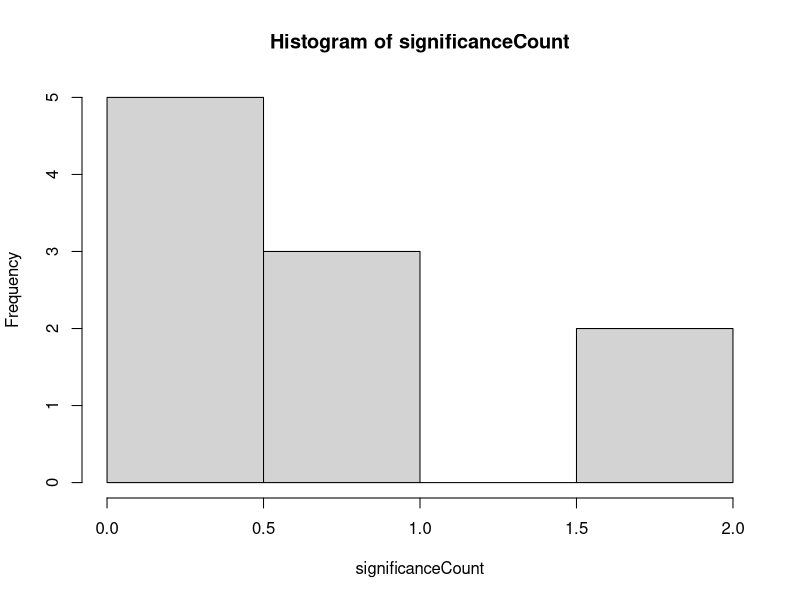
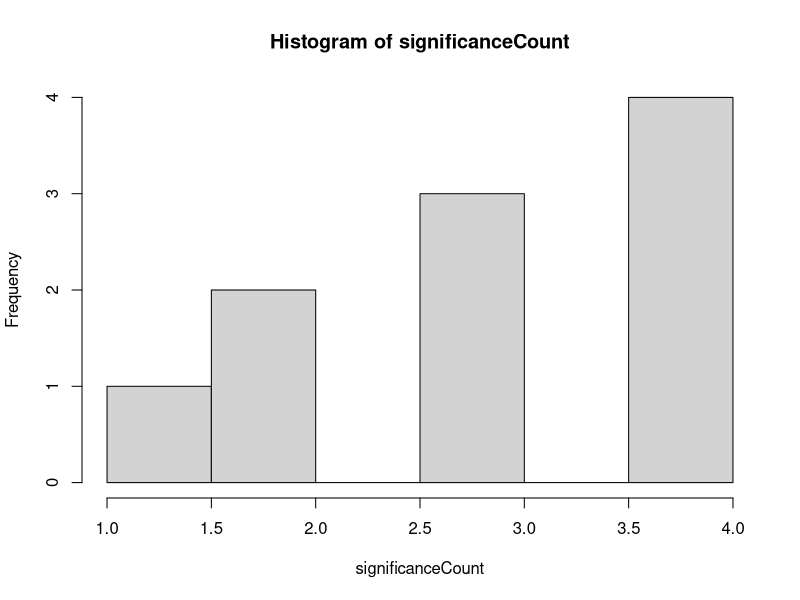

Recreate these plots in R, in order. (Note: this script raises an error after producing the figures.)
#####################################

rm(list=ls())
library(lavaan)
library(car)
N = 2000
  
#####################################

# ANOVA

niter = 10

aovsim = function(niter=10, h1 = FALSE, N = 2000) {

significanceCount = rep(NA,niter)
ms = as.data.frame(matrix(NA, nrow = niter, ncol = 15))

for(i in 1:niter){
  A = rbinom(N,1,.5)
  B = rbinom(N,1,.5)
  C = rbinom(N,1,.5)
  D = rnorm(N,0,1)
  residual = rnorm(N,0,1)
  
  if(h1){
    y = 1 + 0.25*B*C + residual
  } else {
    y = 1 + residual
  }
 
  df = data.frame(A,B,C,D,y)


  ps = Anova(aov(y~A*B*C*D,data=df))$"Pr(>F)"
  ps = ps[!is.na(ps)]
  
  significanceCount[i] = sum(ps<0.05)
  ms[i, 1:length(ps)] = ps
}

colnames(ms)<-rownames(Anova(aov(y~A*B*C*D,data=df)))[-nrow(Anova(aov(y~A*B*C*D,data=df)))]

return(list(
  ms = ms,
  signCount = significanceCount,
  hist = hist(significanceCount),
  percSignCount = mean(significanceCount > 0)
))

}

null = aovsim(niter=10, h1=FALSE)
nonull = aovsim(niter = 10, h1 = TRUE)

# 1 - 0.95^15 (15 è il numero dei test fatti)

#####################################

# SEM

k = 6
w = 10
loading = 0.7
generate_lavaan_model = function(k, w) {
  model_lines = sapply(1:k, function(f) {
    lhs = paste0("F", f, " =~ ")
    rhs = paste0("F", f, "_item", 1:w, collapse = " + ")
    paste0(lhs, rhs)
  })
  paste(model_lines, collapse = "\n")
}

niter = 1
significanceCount = rep(NA,niter)
ms.sem= as.data.frame(matrix(NA, nrow = niter, ncol = 15))

for(i in 1:niter){
  residual_sd = sqrt(1 - loading^2)
  latent_vars = matrix(rnorm(N * k), nrow = N, ncol = k)
  colnames(latent_vars) = paste0("F", 1:k)
#  latent_vars[, "F3"] = 0 + latent_vars[, "F1"] + rnorm(N, 0, 1)
  observed_list = vector("list", k)
  for (j in 1:k) {
    indicators = matrix(
      loading * latent_vars[, j] + residual_sd * matrix(rnorm(N * w), nrow = N),
      nrow = N, ncol = w
    )
    colnames(indicators) = paste0("F", j, "_item", 1:w)
    observed_list[[j]] = indicators
  }
  df = as.data.frame(do.call(cbind, observed_list))
  
  
  modelM = generate_lavaan_model(k=6,w=10)
  model = paste(modelM,
                "\n
              F6 ~ F1 + F2 + F3 + F4 + F5 \n
              F5 ~ F1 + F2 + F3 + F4 \n
              F4 ~ F1 + F2 + F3 \n
              F3 ~ F1 + F2 \n
              F2 ~ F1")
  fit = sem(model,df)
  pe = summary(fit)$pe
  ps = pe$pvalue[pe$op=="~"]
  significanceCount[i] = sum(ps<0.05)
  print(paste("i:",i))
  print(paste("sign.count:",significanceCount[i]))
}
  
# SEM

k = 6
w = 10
loading = 0.7
generate_lavaan_model = function(k, w) {
  model_lines = sapply(1:k, function(f) {
    lhs = paste0("F", f, " =~ ")
    rhs = paste0("F", f, "_item", 1:w, collapse = " + ")
    paste0(lhs, rhs)
  })
  paste(model_lines, collapse = "\n")
}

niter = 10
significanceCount = rep(NA,niter)
ms.sem= as.data.frame(matrix(NA, nrow = niter, ncol = 15))

for(i in 1:niter){
  residual_sd = sqrt(1 - loading^2)
  latent_vars = matrix(rnorm(N * k), nrow = N, ncol = k)
  colnames(latent_vars) = paste0("F", 1:k)
#  latent_vars[, "F3"] = 0 + latent_vars[, "F1"] + rnorm(N, 0, 1)
  observed_list = vector("list", k)
  for (j in 1:k) {
    indicators = matrix(
      loading * latent_vars[, j] + residual_sd * matrix(rnorm(N * w), nrow = N),
      nrow = N, ncol = w
    )
    colnames(indicators) = paste0("F", j, "_item", 1:w)
    observed_list[[j]] = indicators
  }
  df = as.data.frame(do.call(cbind, observed_list))
  
  
  modelM = generate_lavaan_model(k=6,w=10)
  model = paste(modelM,
                "\n
              F6 ~ F1 + F2 + F3 + F4 + F5 \n
              F5 ~ F1 + F2 + F3 + F4 \n
              F4 ~ F1 + F2 + F3 \n
              F3 ~ F1 + F2 \n
              F2 ~ F1")
  fit = sem(model,df)
  pe = summary(fit)$pe
  ps = pe$pvalue[pe$op=="~"]
  significanceCount[i] = sum(ps<0.05)
#  print(paste("i:",i))
#  print(paste("sign.count:",significanceCount[i]))
  ms.sem[i, 1:length(ps)] = ps
} 

colnames(ms.sem) = paste(pe$lhs[pe$op == "~"], pe$op[pe$op == "~"], pe$rhs[pe$op == "~"])
head(ms.sem)

#####################################
